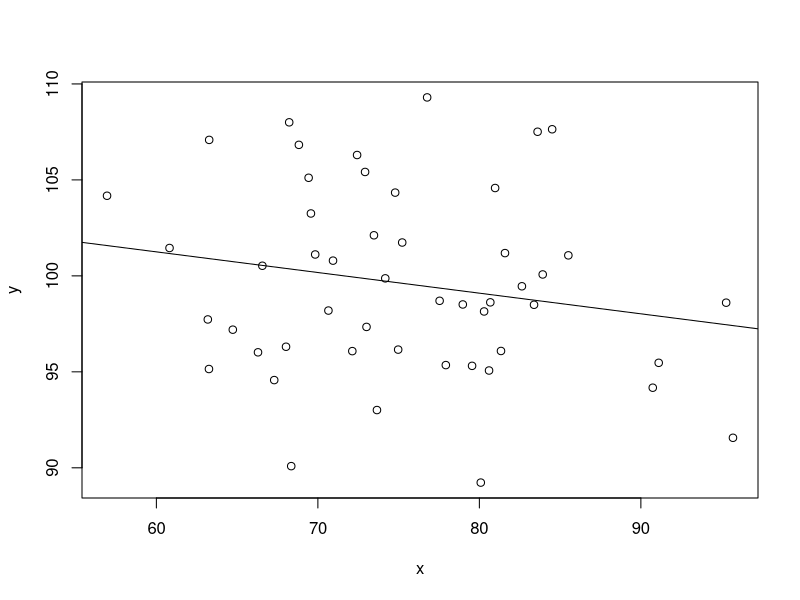
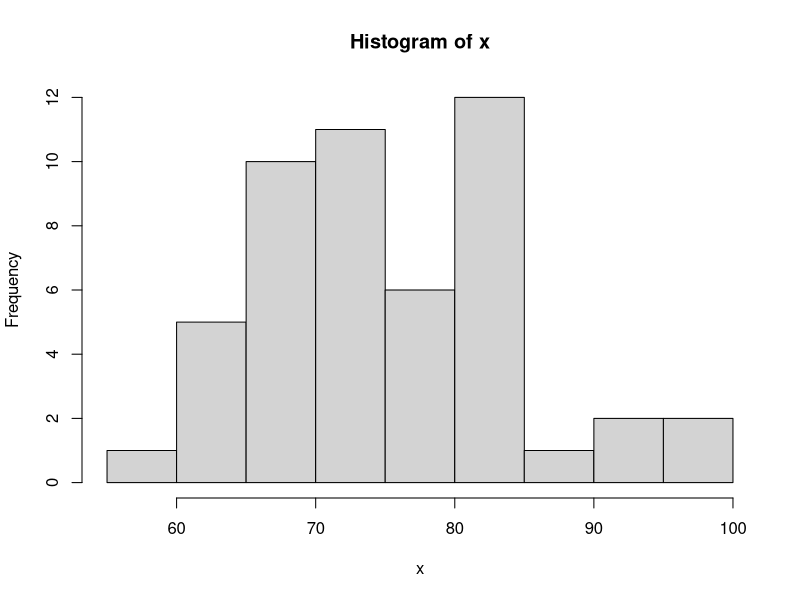
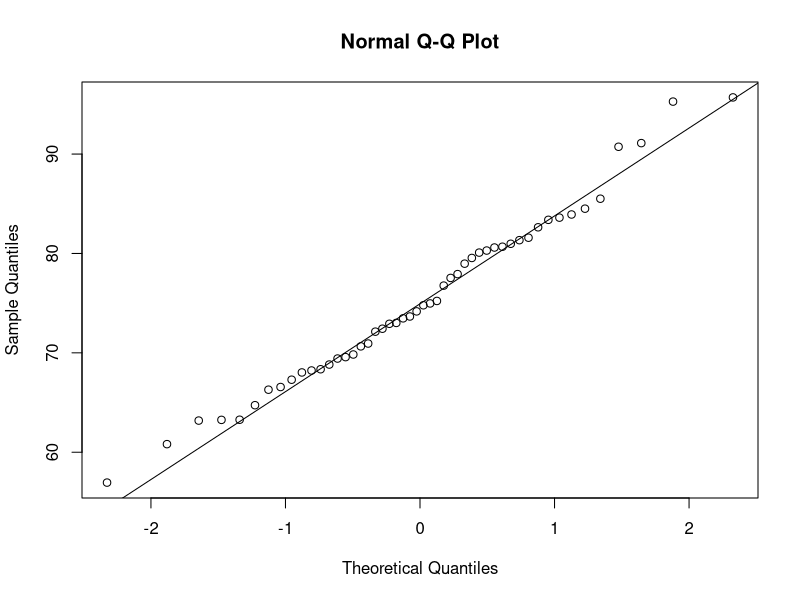

Here is the R script that generated these plots, in order:
#Hashtag for notes in Script

x = rnorm(50, mean = 75, sd = 10) #50 samples mean = 75, sd = 10
y = rnorm(50, mean = 100, sd = 5) #50 samples mean = 100, sd = 5
plot(x,y) #scatterplot
xy.lm = lm(y ~ x) #linear model y = b0 + b1x
summary(xy.lm) #summary of linear model
abline(xy.lm) #attached line to plot
hist(x) #histogram of x
qqnorm(x) #Q-Q plot to determine if Normal
qqline(x) #Attach a 45-degreee line


